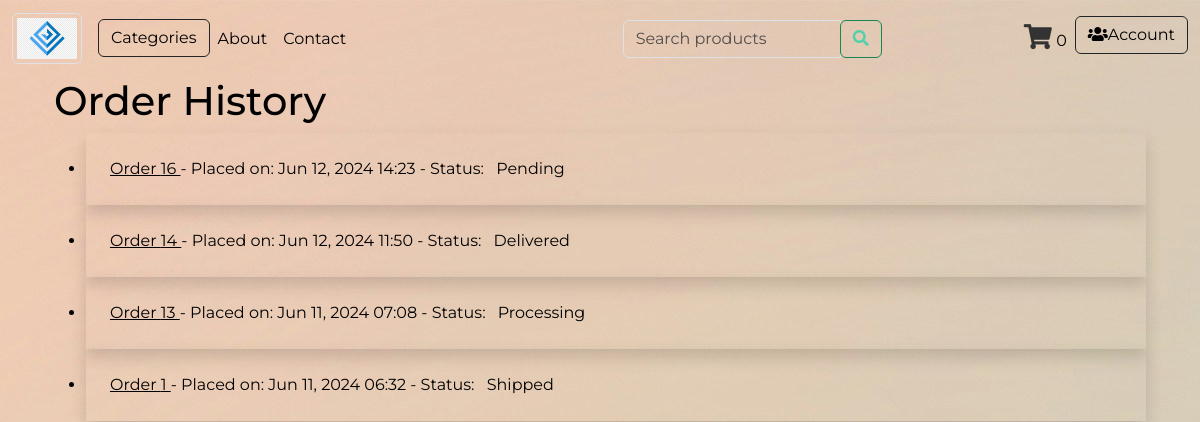
The app's page /orders/order_history/ (signed in), older data.
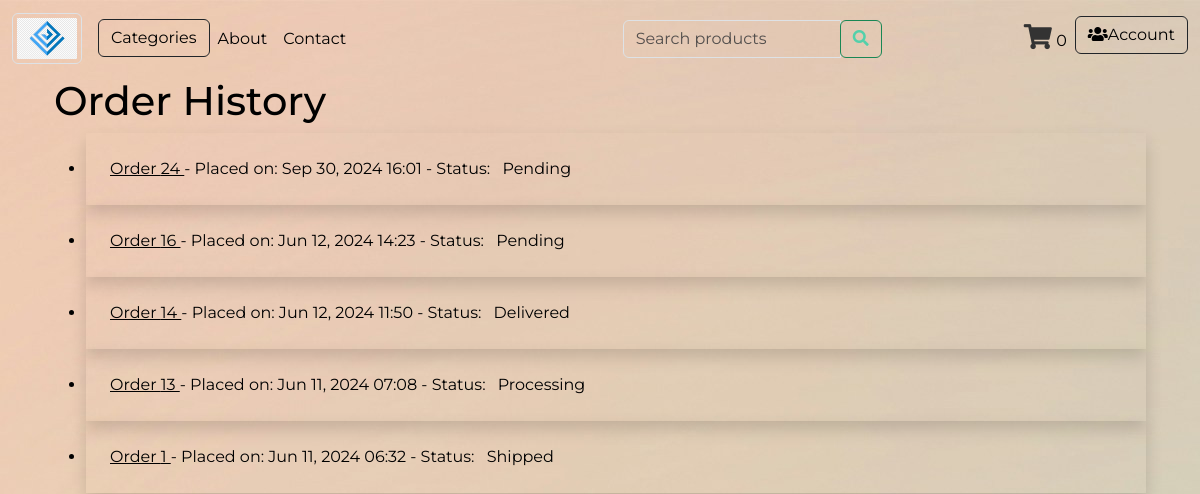
The same page, newer data.
### orders/models.py (models this page shows, shortened)
class Order(models.Model):
    PAYMENT_CHOICES = [
        ('COD', 'Cash on Delivery'),
        ('Bkash', 'Bkash'),
        ('Credit Card', 'Credit Card'),
    ]
    STATUS_CHOICES = [
        ('Pending', 'Pending'),
        ('Processing', 'Processing'),
        ('Shipped', 'Shipped'),
        ('Delivered', 'Delivered'),
        ('Cancelled', 'Cancelled'),
    ]
    user = models.ForeignKey(settings.AUTH_USER_MODEL, on_delete=models.CASCADE, related_name='orders')
    first_name = models.CharField(max_length=50)
    last_name = models.CharField(max_length=50)
    phone = models.CharField(max_length=20, blank=False)
    address = models.CharField(max_length=250)
    postal_code = models.CharField(max_length=20)
    city = models.CharField(max_length=100)
    order_placed = models.DateTimeField(auto_now_add=True)
    updated = models.DateTimeField(auto_now=True)
    payment = models.CharField(max_length=20, choices=PAYMENT_CHOICES, default='COD')
    status = models.CharField(max_length=20, choices=STATUS_CHOICES, default='Pending')
    class Meta:
        ordering = ('-order_placed',)

### orders/views.py (the view)
# urls.py: path('order_history/', views.order_history, name='order_history'),
@login_required
def order_history(request):
    orders = request.user.orders.all()
    return render(request, 'order/order_history.html', {'orders': orders})

### templates/order/order_history.html (shortened to what this page needs)
{% extends "header.html" %}
{% block content %}
<div class="container mx-auto px-4 py-8">
    <h1 class="text-3xl font-bold mb-6">Order History</h1>
    <ul class="space-y-4">
        {% for order in orders %}
        <li class="bg-white shadow rounded-lg p-4">
            <a href="{% url 'order:order_detail' order.id %}" class="text-blue-600 hover:text-blue-800 font-semibold">
                Order {{ order.id }}
            </a> -
            <span class="block sm:inline">Placed on: <time datetime="{{ order.order_placed }}">
                    {{ order.order_placed|date:"M d, Y H:i" }}</time></span> -
            <span class="block sm:inline">Status:
                <span
                    class="inline-block px-2 py-1 rounded-full text-red-500 {% if order.status == 'Pending' %} bg-yellow-500 {% elif order.status == 'Processing' %} bg-blue-500 {% elif order.status == 'Shipped' %} bg-indigo-500 {% elif order.status == 'Delivered' %} bg-green-500 {% elif order.status == 'Cancelled' %} bg-red-500 {% endif %}">
                    {{ order.get_status_display }}
                </span>
            </span>
        </li>
        {% endfor %}
    </ul>
</div>
{% endblock %}

Row changes from the older to the newer data that the page shows:
added Order: id "24", order_placed "Sep 30, 2024 16:01", status "Pending"
